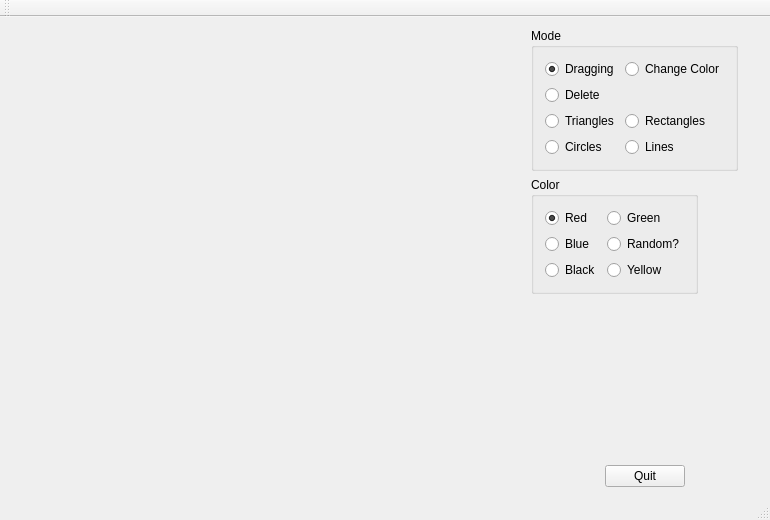
<?xml version="1.0" encoding="UTF-8"?>
<ui version="4.0">
 <class>MainWindow</class>
 <widget class="QMainWindow" name="MainWindow">
  <property name="geometry">
   <rect>
    <x>0</x>
    <y>0</y>
    <width>770</width>
    <height>520</height>
   </rect>
  </property>
  <property name="windowTitle">
   <string>DrawShapes!</string>
  </property>
  <widget class="QWidget" name="centralWidget">
   <layout class="QHBoxLayout" name="horizontalLayout_2">
    <item>
     <widget class="MyPanelOpenGL" name="panelGL" native="true">
      <property name="sizePolicy">
       <sizepolicy hsizetype="Expanding" vsizetype="Expanding">
        <horstretch>0</horstretch>
        <verstretch>0</verstretch>
       </sizepolicy>
      </property>
      <property name="focusPolicy">
       <enum>Qt::StrongFocus</enum>
      </property>
     </widget>
    </item>
    <item>
     <spacer name="horizontalSpacer_3">
      <property name="orientation">
       <enum>Qt::Horizontal</enum>
      </property>
      <property name="sizeType">
       <enum>QSizePolicy::Fixed</enum>
      </property>
      <property name="sizeHint" stdset="0">
       <size>
        <width>28</width>
        <height>20</height>
       </size>
      </property>
     </spacer>
    </item>
    <item>
     <layout class="QVBoxLayout" name="verticalLayout">
      <property name="sizeConstraint">
       <enum>QLayout::SetFixedSize</enum>
      </property>
      <item>
       <widget class="QGroupBox" name="groupBox">
        <property name="sizePolicy">
         <sizepolicy hsizetype="Fixed" vsizetype="Preferred">
          <horstretch>0</horstretch>
          <verstretch>0</verstretch>
         </sizepolicy>
        </property>
        <property name="title">
         <string>Mode</string>
        </property>
        <layout class="QGridLayout" name="gridLayout">
         <property name="sizeConstraint">
          <enum>QLayout::SetFixedSize</enum>
         </property>
         <item row="0" column="1">
          <widget class="QRadioButton" name="radioButton_2">
           <property name="text">
            <string>Change Color</string>
           </property>
          </widget>
         </item>
         <item row="1" column="0">
          <widget class="QRadioButton" name="radioButton">
           <property name="text">
            <string>Delete</string>
           </property>
          </widget>
         </item>
         <item row="3" column="0">
          <widget class="QRadioButton" name="radioButton_3">
           <property name="text">
            <string>Triangles</string>
           </property>
          </widget>
         </item>
         <item row="0" column="0">
          <widget class="QRadioButton" name="radioButton_4">
           <property name="text">
            <string>Dragging</string>
           </property>
           <property name="checked">
            <bool>true</bool>
           </property>
          </widget>
         </item>
         <item row="6" column="0">
          <widget class="QRadioButton" name="radioButton_7">
           <property name="text">
            <string>Circles</string>
           </property>
          </widget>
         </item>
         <item row="3" column="1">
          <widget class="QRadioButton" name="radioButton_5">
           <property name="text">
            <string>Rectangles</string>
           </property>
          </widget>
         </item>
         <item row="6" column="1">
          <widget class="QRadioButton" name="radioButton_6">
           <property name="text">
            <string>Lines</string>
           </property>
          </widget>
         </item>
        </layout>
       </widget>
      </item>
      <item>
       <widget class="QGroupBox" name="groupBox_2">
        <property name="enabled">
         <bool>true</bool>
        </property>
        <property name="sizePolicy">
         <sizepolicy hsizetype="Fixed" vsizetype="Preferred">
          <horstretch>0</horstretch>
          <verstretch>0</verstretch>
         </sizepolicy>
        </property>
        <property name="title">
         <string>Color</string>
        </property>
        <layout class="QGridLayout" name="gridLayout_2">
         <property name="sizeConstraint">
          <enum>QLayout::SetFixedSize</enum>
         </property>
         <item row="0" column="0">
          <widget class="QRadioButton" name="radioButton_8">
           <property name="text">
            <string>Red</string>
           </property>
           <property name="checked">
            <bool>true</bool>
           </property>
          </widget>
         </item>
         <item row="0" column="1">
          <widget class="QRadioButton" name="radioButton_9">
           <property name="text">
            <string>Green</string>
           </property>
          </widget>
         </item>
         <item row="1" column="1">
          <widget class="QRadioButton" name="radioButton_13">
           <property name="text">
            <string>Random?</string>
           </property>
          </widget>
         </item>
         <item row="3" column="0">
          <widget class="QRadioButton" name="radioButton_11">
           <property name="text">
            <string>Black</string>
           </property>
          </widget>
         </item>
         <item row="3" column="1">
          <widget class="QRadioButton" name="radioButton_12">
           <property name="text">
            <string>Yellow</string>
           </property>
          </widget>
         </item>
         <item row="1" column="0">
          <widget class="QRadioButton" name="radioButton_10">
           <property name="text">
            <string>Blue</string>
           </property>
          </widget>
         </item>
        </layout>
       </widget>
      </item>
      <item>
       <spacer name="verticalSpacer">
        <property name="orientation">
         <enum>Qt::Vertical</enum>
        </property>
        <property name="sizeHint" stdset="0">
         <size>
          <width>20</width>
          <height>88</height>
         </size>
        </property>
       </spacer>
      </item>
      <item>
       <layout class="QHBoxLayout" name="horizontalLayout">
        <property name="sizeConstraint">
         <enum>QLayout::SetFixedSize</enum>
        </property>
        <item>
         <spacer name="horizontalSpacer">
          <property name="orientation">
           <enum>Qt::Horizontal</enum>
          </property>
          <property name="sizeType">
           <enum>QSizePolicy::Fixed</enum>
          </property>
          <property name="sizeHint" stdset="0">
           <size>
            <width>74</width>
            <height>17</height>
           </size>
          </property>
         </spacer>
        </item>
        <item>
         <widget class="QPushButton" name="pushButton">
          <property name="sizePolicy">
           <sizepolicy hsizetype="Fixed" vsizetype="Fixed">
            <horstretch>0</horstretch>
            <verstretch>0</verstretch>
           </sizepolicy>
          </property>
          <property name="text">
           <string>Quit</string>
          </property>
         </widget>
        </item>
        <item>
         <spacer name="horizontalSpacer_2">
          <property name="orientation">
           <enum>Qt::Horizontal</enum>
          </property>
          <property name="sizeType">
           <enum>QSizePolicy::Fixed</enum>
          </property>
          <property name="sizeHint" stdset="0">
           <size>
            <width>74</width>
            <height>17</height>
           </size>
          </property>
         </spacer>
        </item>
       </layout>
      </item>
     </layout>
    </item>
   </layout>
  </widget>
  <widget class="QMenuBar" name="menuBar">
   <property name="geometry">
    <rect>
     <x>0</x>
     <y>0</y>
     <width>770</width>
     <height>25</height>
    </rect>
   </property>
  </widget>
  <widget class="QToolBar" name="mainToolBar">
   <attribute name="toolBarArea">
    <enum>TopToolBarArea</enum>
   </attribute>
   <attribute name="toolBarBreak">
    <bool>false</bool>
   </attribute>
  </widget>
  <widget class="QStatusBar" name="statusBar"/>
 </widget>
 <layoutdefault spacing="6" margin="11"/>
 <customwidgets>
  <customwidget>
   <class>MyPanelOpenGL</class>
   <extends>QWidget</extends>
   <header>mypanelopengl.h</header>
   <container>1</container>
   <slots>
    <slot>changeSides(int)</slot>
    <slot>changeRadius(double)</slot>
    <slot>modeDrag()</slot>
    <slot>modeDelete()</slot>
    <slot>modeTri()</slot>
    <slot>modeCirc()</slot>
    <slot>modeColor()</slot>
    <slot>modeLines()</slot>
    <slot>modeRect()</slot>
    <slot>setRed()</slot>
    <slot>setBlue()</slot>
    <slot>setBlack()</slot>
    <slot>setYellow()</slot>
    <slot>setGreen()</slot>
    <slot>setRandomColor()</slot>
   </slots>
  </customwidget>
 </customwidgets>
 <resources/>
 <connections>
  <connection>
   <sender>pushButton</sender>
   <signal>clicked()</signal>
   <receiver>MainWindow</receiver>
   <slot>close()</slot>
   <hints>
    <hint type="sourcelabel">
     <x>678</x>
     <y>486</y>
    </hint>
    <hint type="destinationlabel">
     <x>719</x>
     <y>406</y>
    </hint>
   </hints>
  </connection>
 </connections>
</ui>
